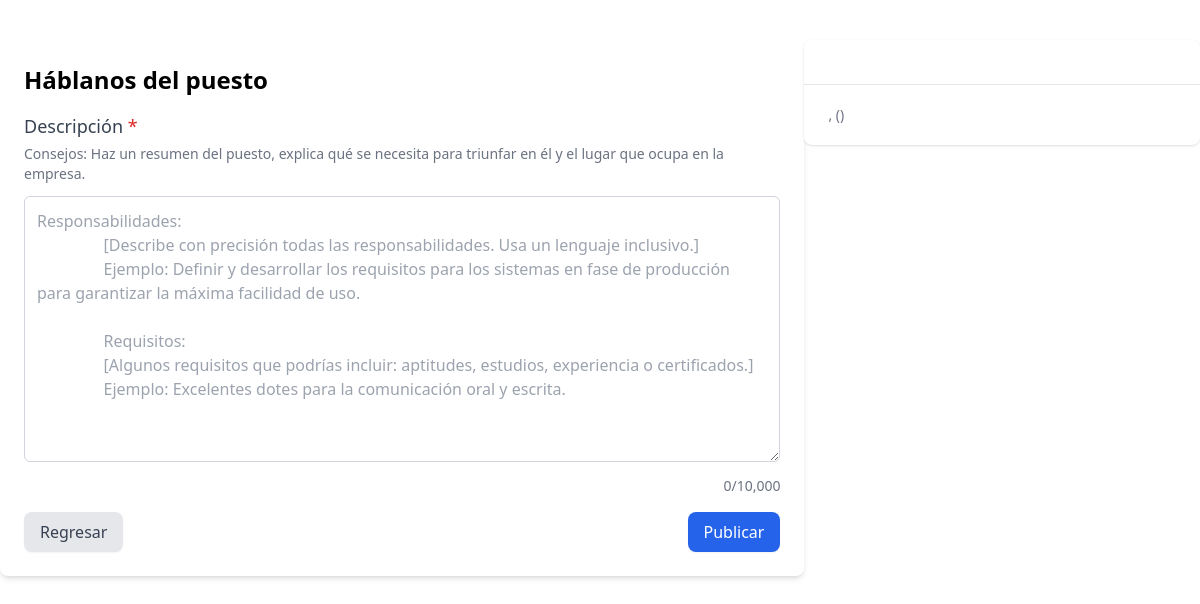
Page /jobdescription/25/ on the earlier database version.
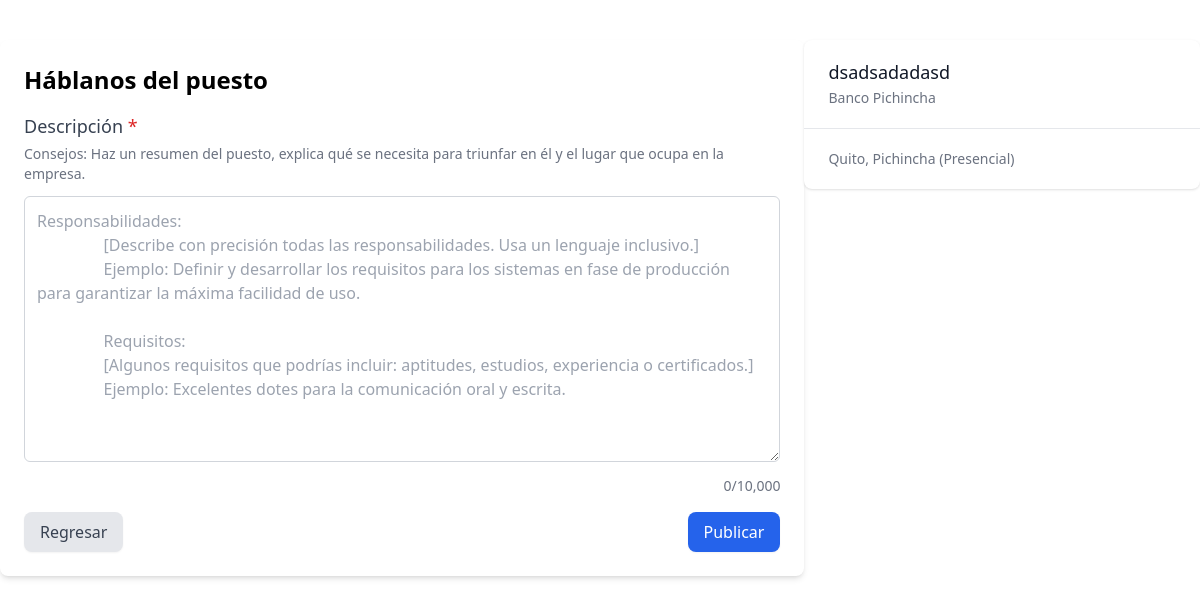
Same page on the later database version.
### job/models.py (models this page shows, shortened)
class Job(models.Model):
    title = models.CharField(max_length=30)
    mode = models.ForeignKey(Mode, on_delete=models.CASCADE)
    company = models.ForeignKey(Company, on_delete=models.CASCADE, null=True, blank=True)
    address = models.ForeignKey(City, on_delete=models.CASCADE, null=True, blank=True)
    position = models.ForeignKey(Position, on_delete=models.CASCADE, null=True, blank=True)
    skills = models.ForeignKey(Skills, on_delete=models.CASCADE)
    description = models.TextField(max_length=1500, null=True, blank=True)

class Mode(models.Model):
    description = models.CharField(max_length=20)

### core/models.py (models this page shows, shortened)
class Company(models.Model):
    description = models.CharField(max_length=255, null=False, blank=False)
    photo = models.ImageField(upload_to='img/')

class City(models.Model):
    description = models.CharField(max_length=255, null=False, blank=False)
    province = models.ForeignKey(Province, on_delete=models.CASCADE, null=True, blank=True)
    address = models.CharField(max_length=500, null=False, blank=False)

class Province(models.Model):
    description = models.CharField(max_length=255, null=False, blank=False)
    country = models.ForeignKey(Country, on_delete=models.CASCADE, null=True, blank=True)

### job/views.py (the view, shortened to what this page needs)
# urls.py: path('jobdescription/<int:pk>/', JobDescriptionView.as_view(), name='jobdescription')
class JobDescriptionView(TemplateView):
    template_name = 'job/jobdescription.html'
    def get_jobId(self, **kwargs):
        jobId = self.kwargs.get('pk')
        return jobId
    def get_Job(self):
        jobId = self.get_jobId()
        job = Job.objects.get(pk=jobId)
        return job
    def get_context_data(self, **kwargs):
        context = super().get_context_data(**kwargs)
        context['job'] = self.get_Job
        return context

### theme/templates/job/jobdescription.html (shortened to what this page needs)
{% extends 'base.html' %}
{% load static %}
{% block content %}
<div class="flex">
    <div class="max-w-4xl mx-auto mt-10 bg-white p-6 rounded-lg shadow-md">
        <h2 class="text-2xl font-semibold mb-4">Háblanos del puesto</h2>
        <form method="post">
            <div class="mb-4">
                <label for="description" class="block text-lg font-medium text-gray-700 mb-1">
                    Descripción <span class="text-red-600">*</span>
                </label>
                <p class="text-sm text-gray-500 mb-3">
                    Consejos: Haz un resumen del puesto, explica qué se necesita para triunfar en él y el lugar que ocupa en la
                    empresa.
                </p>
                <textarea id="description" name="description" rows="10"
                class="w-full border border-gray-300 rounded-md p-3 focus:ring-blue-500 focus:border-blue-500"
                placeholder="Responsabilidades:
                [Describe con precisión todas las responsabilidades. Usa un lenguaje inclusivo.]
                Ejemplo: Definir y desarrollar los requisitos para los sistemas en fase de producción para garantizar la máxima facilidad de uso.
                Requisitos:
                [Algunos requisitos que podrías incluir: aptitudes, estudios, experiencia o certificados.]
                Ejemplo: Excelentes dotes para la comunicación oral y escrita."
                oninput="updateCharacterCount()"></textarea>
                <p class="text-sm text-gray-500 text-right mt-2" id="charCount">0/10,000</p>
            </div>
            <div class="flex justify-between items-center">
                <a href="{% url 'createjob' %}" class="bg-gray-200 text-gray-700 px-4 py-2 rounded-lg shadow-sm">
                    Regresar
                </a>
                <button type="submit" class="bg-blue-600 text-white px-4 py-2 rounded-lg shadow-sm hover:bg-blue-700">
                    Publicar
                </button>
            </div>
        </form>
    </div>
    <div class="max-w-4xl mt-10 lg:w-1/3">
        <div class="bg-white shadow overflow-hidden sm:rounded-lg">
            <div class="px-4 py-5 sm:px-6">
                <h3 class="text-lg leading-6 font-medium text-gray-900">{{ job.title }}</h3>
                <p class="mt-1 max-w-2xl text-sm text-gray-500">{{ job.company.description }}</p>
            </div>
            <div class="border-t border-gray-200 px-4 py-5 sm:px-6">
                <p class="text-sm text-gray-500">{{ job.address.description }}, {{ job.address.province.description }} ({{ job.mode.description }})</p>
            </div>
        </div>
    </div>
</div>
{% endblock %}

Differences in the rows shown:
added Job: title "dsadsadadasd", company.description "Banco Pichincha", address.description "Quito", address.province.description "Pichincha", mode.description "Presencial"
